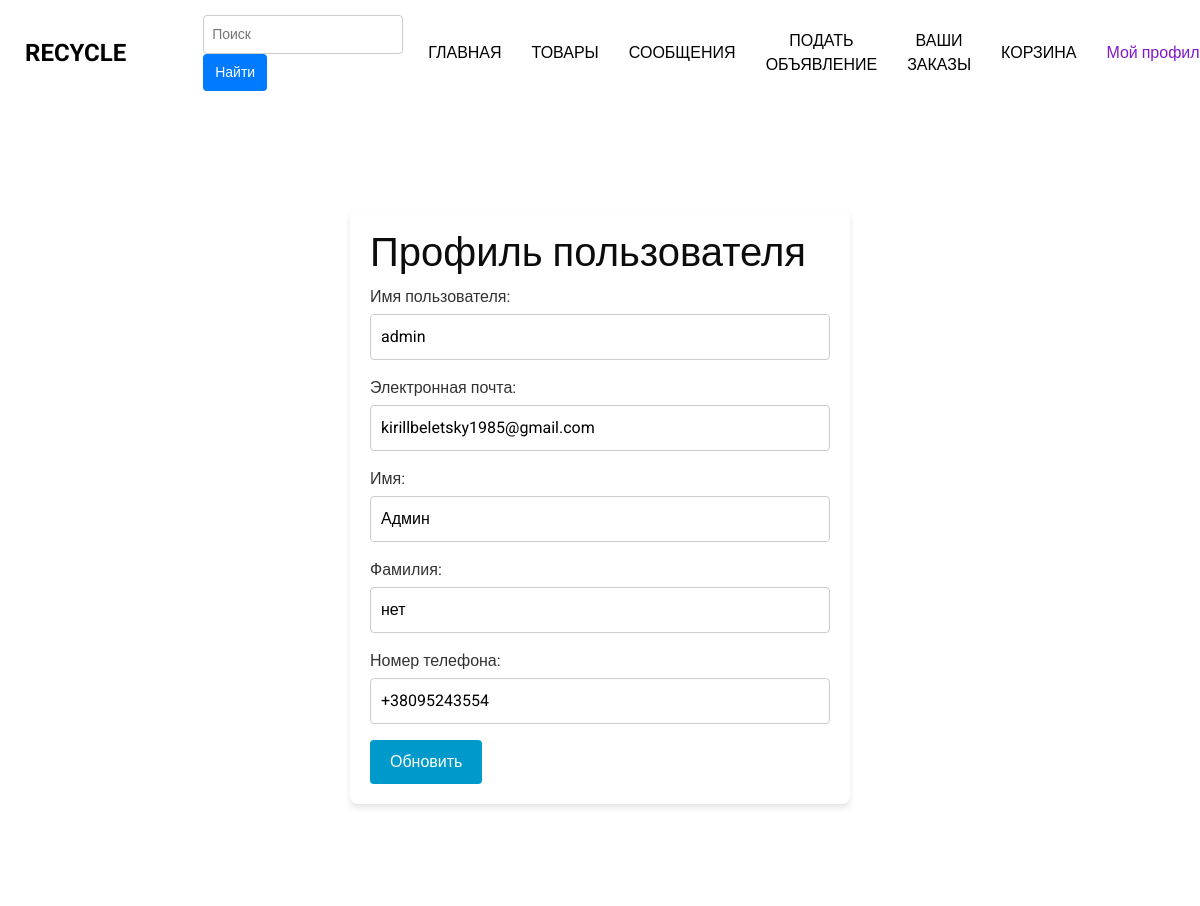
The page /accounts/profile/ (signed in) on the database as committed earlier.
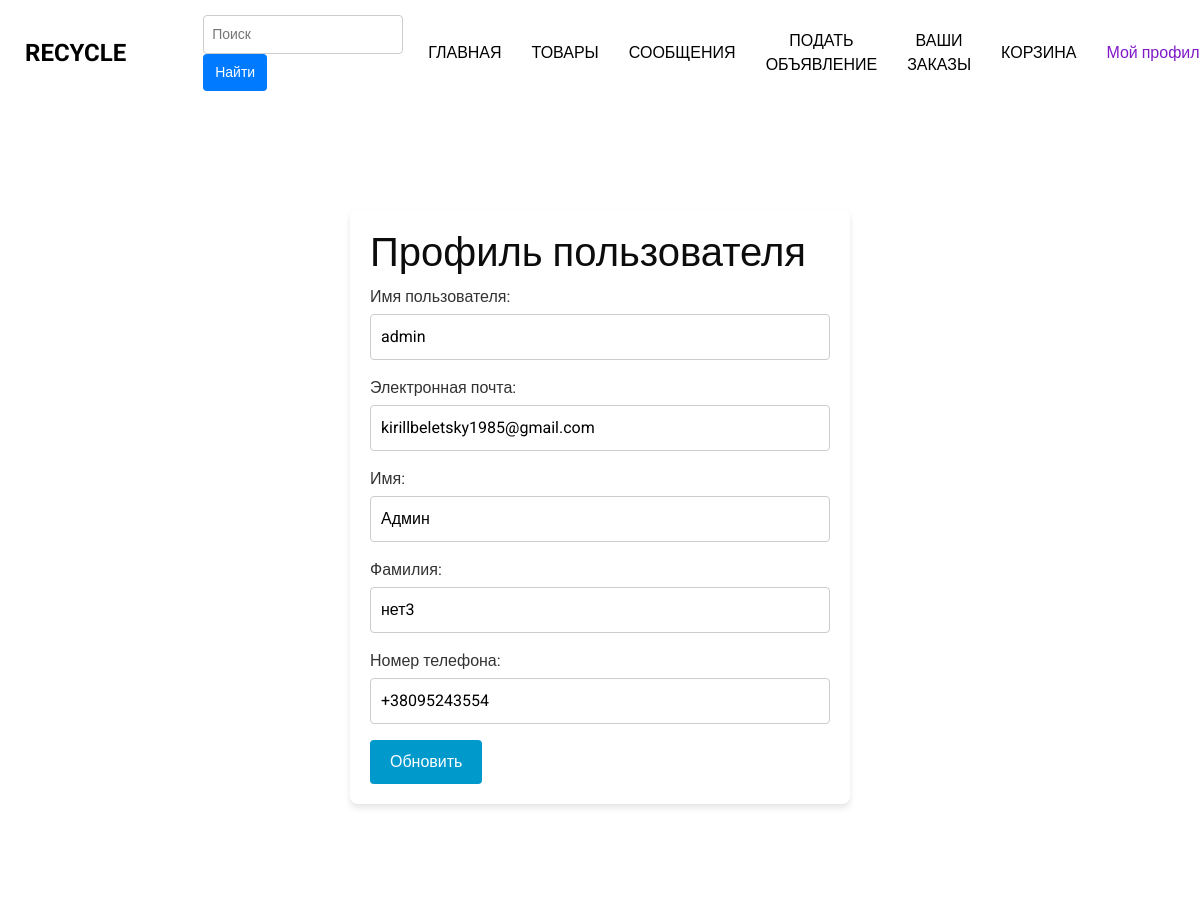
The same page on the database as committed later.
### accounts/models.py (models this page shows, shortened)
class User(AbstractUser):
    phone_number = models.CharField(max_length=20, verbose_name="Номер телефона")
    city = models.CharField(max_length=100, choices=CITY_CHOICES, verbose_name="Населенный пункт")
    average_rating = models.DecimalField(max_digits=3, decimal_places=2, default=0.0, verbose_name="Средний рейтинг")
    total_ratings = models.PositiveIntegerField(default=0, verbose_name="Количество оценок")

### accounts/views.py (the view)
# urls.py: path('profile/', views.profile, name='profile'),
def profile(request):
    if request.method == "POST":
        services.get_and_update_fields(request)
        return redirect('profile')
    return render(request, 'users/profile.html', {'user': request.user})

### templates/users/profile.html (shortened to what this page needs)
{% extends 'products/new/base.html' %}
{% load static %}
{%block styles%}<link rel="stylesheet" type="text/css" href="{% static 'profile.css' %}">{% endblock %}
{% block content %}
<div class="profile-container">
    <div class="profile-box">
        <h1>Профиль пользователя</h1>
        <form method="post">
            <div class="form-group">
                <label for="username">Имя пользователя:</label>
                <input type="text" id="username" name="username" value="{{ user.username }}" required>
            </div>
            <div class="form-group">
                <label for="email">Электронная почта:</label>
                <input type="text" id="email" name="email" value="{{ user.email }}" required>
            </div>
            <div class="form-group">
                <label for="first_name">Имя: </label>
                <input type="text" name="first_name" value="{{ user.first_name }}" required>
            </div>
            <div class="form-group">
                <label for="last_name">Фамилия: </label>
                <input type="text" name="last_name" value="{{ user.last_name }}" required>
            </div>
            <div class="form-group">
                <label for="phone_number">Номер телефона: </label>
                <input type="text" name="phone_number" value="{{ user.phone_number }}" required>
            </div>
            <input type="submit" value="Обновить" class="custom-button">
        </form>
    </div>
</div>
{% endblock %}

Rows that differ between the two databases and show on the page:
changed User "admin": last_name "нет" → "нет3"
